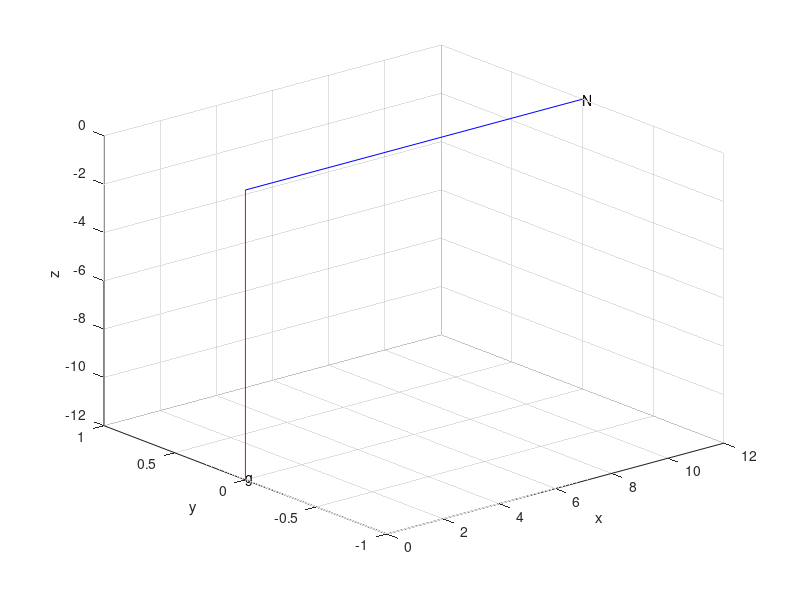

Reproduce this figure in MATLAB.
function initializeDisplay()

    %Figure Initialization for IMU Graphics
    figure(100), grid on
    xlabel('x');
    ylabel('y');
    zlabel('z');
    gravity = line([0, 0],[0, 0],[0, -12]);
    north = line([0, 12],[0, 0],[0, 0]);
    view([-40,26]);
%     axis([-1.1 1.1 -1.1 1.1 -1.1 1.1])
    text(0,0,-12,'g')
    text(12,0,0,'N')
    set(gravity,'Color',[1 0 0 ])
    set(north,'Color',[0 0 1])
    

end